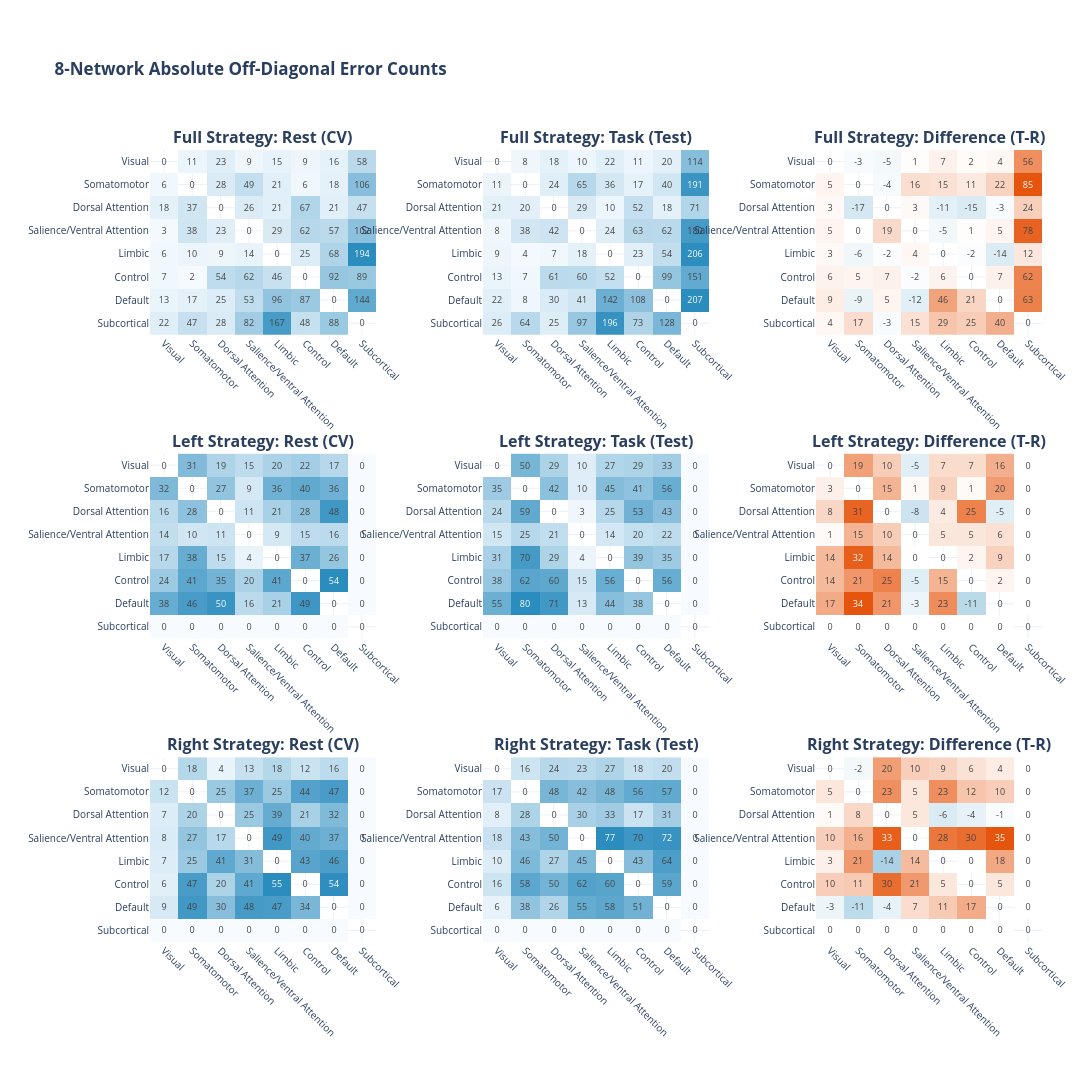

The notebook cell this image was saved under:
### Code cell
# Networks 
# 1. Networks and Setup
networks = [
    'Visual', 'Somatomotor', 'Dorsal Attention', 'Salience/Ventral Attention',
    'Limbic', 'Control', 'Default', 'Subcortical'
]
rows = ['Full', 'Left', 'Right']
cols = ['Rest (CV)', 'Task (Test)', 'Difference (T-R)']

def aggregate_to_network_sum(region_matrix, region_info):
    net_labels = region_info['major_network'].values
    df = pd.DataFrame(region_matrix, index=net_labels, columns=net_labels)
    
    # Use .sum() to preserve absolute counts
    row_grouped = df.groupby(level=0).sum()
    full_grouped = row_grouped.transpose().groupby(level=0).sum().transpose()
    
    net_matrix = full_grouped.reindex(index=networks, columns=networks).fillna(0)
    return net_matrix.values

# 3. Process matrices for Absolute Counts
full_rest_net = aggregate_to_network_sum(confusion_matrix_cv_full, region_info_full)
full_task_net = aggregate_to_network_sum(confusion_matrix_task_full, region_info_full)
lh_rest_net = aggregate_to_network_sum(confusion_matrix_cv_lh, region_info_lh)
lh_task_net = aggregate_to_network_sum(confusion_matrix_task_lh, region_info_lh)
rh_rest_net = aggregate_to_network_sum(confusion_matrix_cv_rh, region_info_rh)
rh_task_net = aggregate_to_network_sum(confusion_matrix_task_rh, region_info_rh)

# 4. Organize for Plotting
matrix_data = [
    [full_rest_net, full_task_net, (full_task_net - full_rest_net)],
    [lh_rest_net,   lh_task_net,   (lh_task_net - lh_rest_net)],
    [rh_rest_net,   rh_task_net,   (rh_task_net - rh_rest_net)]
]
# 1. Colors from the Bar Chart theme
color_blue = '#2b8cbe'
color_orange = '#e6550d'

# 2. Define Custom Colorscales
colorscale_seq = [[0, '#f7fbff'], [1, color_blue]] 
colorscale_div = [[0, color_blue], [0.5, '#ffffff'], [1, color_orange]]

# 3. Create Heatmap Grid
# Increased vertical/horizontal spacing to prevent label overlap
fig = make_subplots(
    rows=3, cols=3,
    subplot_titles=[f"<b>{r} Strategy: {c}</b>" for r in rows for c in cols],
    horizontal_spacing=0.12, 
    vertical_spacing=0.15
)

for i in range(3):
    for j in range(3):
        data = matrix_data[i][j].copy()
        mask = np.eye(len(networks), dtype=bool)
        data_masked = np.where(mask, None, data)
        
        if j < 2:
            colorscale = colorscale_seq
            zmin, zmax = 0, np.nanmax(data_masked[data_masked != None])
        else:
            colorscale = colorscale_div
            limit = np.nanmax(np.abs(data_masked[data_masked != None].astype(float)))
            zmin, zmax = -limit, limit

        fig.add_trace(
            go.Heatmap(
                z=data_masked,
                x=networks, 
                y=networks,
                colorscale=colorscale,
                zmin=zmin, 
                zmax=zmax,
                text=data_masked,
                texttemplate="%{text:.0f}",
                textfont={"size": 9},
                showscale=False,
                hovertemplate="True: %{y}<br>Predicted: %{x}<br>Value: %{z}<extra></extra>"
            ),
            row=i+1, col=j+1
        )

# 4. Final Layout Adjustments
fig.update_layout(
    title_text="<b>8-Network Absolute Off-Diagonal Error Counts </b>",
    template="plotly_white",
    height=1300, # Increased height to allow more room for x-labels
    width=1500,
    # Added explicit margins to prevent labels from cutting off at the edges
    margin=dict(l=150, r=50, t=150, b=150)
)

# 5. Prevent Overlap via tickangle and standoff
fig.update_xaxes(
    tickangle=45, 
    tickfont=dict(size=10),
    automargin=True # Automatically adjusts subplot size to fit labels
)

fig.update_yaxes(
    autorange="reversed", 
    tickfont=dict(size=10),
    automargin=True # Ensures network names don't overlap the y-axis
)

fig.show()

### Figure 1 — Plotly figure (JSON) as saved in the notebook; plotly's stock layout.template omitted (floating-point values rounded to 4 significant figures)
{"data": [{"colorscale": [[0, "#f7fbff"], [1, "#2b8cbe"]], "hovertemplate": "True: %{y}<br>Predicted: %{x}<br>Value: %{z}<extra></extra>", "showscale": false, "text": [[null, 11, 23, 9, 15, 9, 16, 58], [6, null, 28, 49, 21, 6, 18, 106], [18, 37, null, 26, 21, 67, 21, 47], [3, 38, 23, null, 29, 62, 57, 102], [6, 10, 9, 14, null, 25, 68, 194], [7, 2, 54, 62, 46, null, 92, 89], [13, 17, 25, 53, 96, 87, null, 144], [22, 47, 28, 82, 167, 48, 88, null]], "textfont": {"size": 9}, "texttemplate": "%{text:.0f}", "type": "heatmap", "x": ["Visual", "Somatomotor", "Dorsal Attention", "Salience/Ventral Attention", "Limbic", "Control", "Default", "Subcortical"], "xaxis": "x", "y": ["Visual", "Somatomotor", "Dorsal Attention", "Salience/Ventral Attention", "Limbic", "Control", "Default", "Subcortical"], "yaxis": "y", "z": [[null, 11, 23, 9, 15, 9, 16, 58], [6, null, 28, 49, 21, 6, 18, 106], [18, 37, null, 26, 21, 67, 21, 47], [3, 38, 23, null, 29, 62, 57, 102], [6, 10, 9, 14, null, 25, 68, 194], [7, 2, 54, 62, 46, null, 92, 89], [13, 17, 25, 53, 96, 87, null, 144], [22, 47, 28, 82, 167, 48, 88, null]], "zmax": 194, "zmin": 0}, {"colorscale": [[0, "#f7fbff"], [1, "#2b8cbe"]], "hovertemplate": "True: %{y}<br>Predicted: %{x}<br>Value: %{z}<extra></extra>", "showscale": false, "text": [[null, 8, 18, 10, 22, 11, 20, 114], [11, null, 24, 65, 36, 17, 40, 191], [21, 20, null, 29, 10, 52, 18, 71], [8, 38, 42, null, 24, 63, 62, 180], [9, 4, 7, 18, null, 23, 54, 206], [13, 7, 61, 60, 52, null, 99, 151], [22, 8, 30, 41, 142, 108, null, 207], [26, 64, 25, 97, 196, 73, 128, null]], "textfont": {"size": 9}, "texttemplate": "%{text:.0f}", "type": "heatmap", "x": ["Visual", "Somatomotor", "Dorsal Attention", "Salience/Ventral Attention", "Limbic", "Control", "Default", "Subcortical"], "xaxis": "x2", "y": ["Visual", "Somatomotor", "Dorsal Attention", "Salience/Ventral Attention", "Limbic", "Control", "Default", "Subcortical"], "yaxis": "y2", "z": [[null, 8, 18, 10, 22, 11, 20, 114], [11, null, 24, 65, 36, 17, 40, 191], [21, 20, null, 29, 10, 52, 18, 71], [8, 38, 42, null, 24, 63, 62, 180], [9, 4, 7, 18, null, 23, 54, 206], [13, 7, 61, 60, 52, null, 99, 151], [22, 8, 30, 41, 142, 108, null, 207], [26, 64, 25, 97, 196, 73, 128, null]], "zmax": 207, "zmin": 0}, {"colorscale": [[0, "#2b8cbe"], [0.5, "#ffffff"], [1, "#e6550d"]], "hovertemplate": "True: %{y}<br>Predicted: %{x}<br>Value: %{z}<extra></extra>", "showscale": false, "text": [[null, -3, -5, 1, 7, 2, 4, 56], [5, null, -4, 16, 15, 11, 22, 85], [3, -17, null, 3, -11, -15, -3, 24], [5, 0, 19, null, -5, 1, 5, 78], [3, -6, -2, 4, null, -2, -14, 12], [6, 5, 7, -2, 6, null, 7, 62], [9, -9, 5, -12, 46, 21, null, 63], [4, 17, -3, 15, 29, 25, 40, null]], "textfont": {"size": 9}, "texttemplate": "%{text:.0f}", "type": "heatmap", "x": ["Visual", "Somatomotor", "Dorsal Attention", "Salience/Ventral Attention", "Limbic", "Control", "Default", "Subcortical"], "xaxis": "x3", "y": ["Visual", "Somatomotor", "Dorsal Attention", "Salience/Ventral Attention", "Limbic", "Control", "Default", "Subcortical"], "yaxis": "y3", "z": [[null, -3, -5, 1, 7, 2, 4, 56], [5, null, -4, 16, 15, 11, 22, 85], [3, -17, null, 3, -11, -15, -3, 24], [5, 0, 19, null, -5, 1, 5, 78], [3, -6, -2, 4, null, -2, -14, 12], [6, 5, 7, -2, 6, null, 7, 62], [9, -9, 5, -12, 46, 21, null, 63], [4, 17, -3, 15, 29, 25, 40, null]], "zmax": 85, "zmin": -85}, {"colorscale": [[0, "#f7fbff"], [1, "#2b8cbe"]], "hovertemplate": "True: %{y}<br>Predicted: %{x}<br>Value: %{z}<extra></extra>", "showscale": false, "text": [[null, 31, 19, 15, 20, 22, 17, 0], [32, null, 27, 9, 36, 40, 36, 0], [16, 28, null, 11, 21, 28, 48, 0], [14, 10, 11, null, 9, 15, 16, 0], [17, 38, 15, 4, null, 37, 26, 0], [24, 41, 35, 20, 41, null, 54, 0], [38, 46, 50, 16, 21, 49, null, 0], [0, 0, 0, 0, 0, 0, 0, null]], "textfont": {"size": 9}, "texttemplate": "%{text:.0f}", "type": "heatmap", "x": ["Visual", "Somatomotor", "Dorsal Attention", "Salience/Ventral Attention", "Limbic", "Control", "Default", "Subcortical"], "xaxis": "x4", "y": ["Visual", "Somatomotor", "Dorsal Attention", "Salience/Ventral Attention", "Limbic", "Control", "Default", "Subcortical"], "yaxis": "y4", "z": [[null, 31, 19, 15, 20, 22, 17, 0], [32, null, 27, 9, 36, 40, 36, 0], [16, 28, null, 11, 21, 28, 48, 0], [14, 10, 11, null, 9, 15, 16, 0], [17, 38, 15, 4, null, 37, 26, 0], [24, 41, 35, 20, 41, null, 54, 0], [38, 46, 50, 16, 21, 49, null, 0], [0, 0, 0, 0, 0, 0, 0, null]], "zmax": 54, "zmin": 0}, {"colorscale": [[0, "#f7fbff"], [1, "#2b8cbe"]], "hovertemplate": "True: %{y}<br>Predicted: %{x}<br>Value: %{z}<extra></extra>", "showscale": false, "text": [[null, 50, 29, 10, 27, 29, 33, 0], [35, null, 42, 10, 45, 41, 56, 0], [24, 59, null, 3, 25, 53, 43, 0], [15, 25, 21, null, 14, 20, 22, 0], [31, 70, 29, 4, null, 39, 35, 0], [38, 62, 60, 15, 56, null, 56, 0], [55, 80, 71, 13, 44, 38, null, 0], [0, 0, 0, 0, 0, 0, 0, null]], "textfont": {"size": 9}, "texttemplate": "%{text:.0f}", "type": "heatmap", "x": ["Visual", "Somatomotor", "Dorsal Attention", "Salience/Ventral Attention", "Limbic", "Control", "Default", "Subcortical"], "xaxis": "x5", "y": ["Visual", "Somatomotor", "Dorsal Attention", "Salience/Ventral Attention", "Limbic", "Control", "Default", "Subcortical"], "yaxis": "y5", "z": [[null, 50, 29, 10, 27, 29, 33, 0], [35, null, 42, 10, 45, 41, 56, 0], [24, 59, null, 3, 25, 53, 43, 0], [15, 25, 21, null, 14, 20, 22, 0], [31, 70, 29, 4, null, 39, 35, 0], [38, 62, 60, 15, 56, null, 56, 0], [55, 80, 71, 13, 44, 38, null, 0], [0, 0, 0, 0, 0, 0, 0, null]], "zmax": 80, "zmin": 0}, {"colorscale": [[0, "#2b8cbe"], [0.5, "#ffffff"], [1, "#e6550d"]], "hovertemplate": "True: %{y}<br>Predicted: %{x}<br>Value: %{z}<extra></extra>", "showscale": false, "text": [[null, 19, 10, -5, 7, 7, 16, 0], [3, null, 15, 1, 9, 1, 20, 0], [8, 31, null, -8, 4, 25, -5, 0], [1, 15, 10, null, 5, 5, 6, 0], [14, 32, 14, 0, null, 2, 9, 0], [14, 21, 25, -5, 15, null, 2, 0], [17, 34, 21, -3, 23, -11, null, 0], [0, 0, 0, 0, 0, 0, 0, null]], "textfont": {"size": 9}, "texttemplate": "%{text:.0f}", "type": "heatmap", "x": ["Visual", "Somatomotor", "Dorsal Attention", "Salience/Ventral Attention", "Limbic", "Control", "Default", "Subcortical"], "xaxis": "x6", "y": ["Visual", "Somatomotor", "Dorsal Attention", "Salience/Ventral Attention", "Limbic", "Control", "Default", "Subcortical"], "yaxis": "y6", "z": [[null, 19, 10, -5, 7, 7, 16, 0], [3, null, 15, 1, 9, 1, 20, 0], [8, 31, null, -8, 4, 25, -5, 0], [1, 15, 10, null, 5, 5, 6, 0], [14, 32, 14, 0, null, 2, 9, 0], [14, 21, 25, -5, 15, null, 2, 0], [17, 34, 21, -3, 23, -11, null, 0], [0, 0, 0, 0, 0, 0, 0, null]], "zmax": 34, "zmin": -34}, {"colorscale": [[0, "#f7fbff"], [1, "#2b8cbe"]], "hovertemplate": "True: %{y}<br>Predicted: %{x}<br>Value: %{z}<extra></extra>", "showscale": false, "text": [[null, 18, 4, 13, 18, 12, 16, 0], [12, null, 25, 37, 25, 44, 47, 0], [7, 20, null, 25, 39, 21, 32, 0], [8, 27, 17, null, 49, 40, 37, 0], [7, 25, 41, 31, null, 43, 46, 0], [6, 47, 20, 41, 55, null, 54, 0], [9, 49, 30, 48, 47, 34, null, 0], [0, 0, 0, 0, 0, 0, 0, null]], "textfont": {"size": 9}, "texttemplate": "%{text:.0f}", "type": "heatmap", "x": ["Visual", "Somatomotor", "Dorsal Attention", "Salience/Ventral Attention", "Limbic", "Control", "Default", "Subcortical"], "xaxis": "x7", "y": ["Visual", "Somatomotor", "Dorsal Attention", "Salience/Ventral Attention", "Limbic", "Control", "Default", "Subcortical"], "yaxis": "y7", "z": [[null, 18, 4, 13, 18, 12, 16, 0], [12, null, 25, 37, 25, 44, 47, 0], [7, 20, null, 25, 39, 21, 32, 0], [8, 27, 17, null, 49, 40, 37, 0], [7, 25, 41, 31, null, 43, 46, 0], [6, 47, 20, 41, 55, null, 54, 0], [9, 49, 30, 48, 47, 34, null, 0], [0, 0, 0, 0, 0, 0, 0, null]], "zmax": 55, "zmin": 0}, {"colorscale": [[0, "#f7fbff"], [1, "#2b8cbe"]], "hovertemplate": "True: %{y}<br>Predicted: %{x}<br>Value: %{z}<extra></extra>", "showscale": false, "text": [[null, 16, 24, 23, 27, 18, 20, 0], [17, null, 48, 42, 48, 56, 57, 0], [8, 28, null, 30, 33, 17, 31, 0], [18, 43, 50, null, 77, 70, 72, 0], [10, 46, 27, 45, null, 43, 64, 0], [16, 58, 50, 62, 60, null, 59, 0], [6, 38, 26, 55, 58, 51, null, 0], [0, 0, 0, 0, 0, 0, 0, null]], "textfont": {"size": 9}, "texttemplate": "%{text:.0f}", "type": "heatmap", "x": ["Visual", "Somatomotor", "Dorsal Attention", "Salience/Ventral Attention", "Limbic", "Control", "Default", "Subcortical"], "xaxis": "x8", "y": ["Visual", "Somatomotor", "Dorsal Attention", "Salience/Ventral Attention", "Limbic", "Control", "Default", "Subcortical"], "yaxis": "y8", "z": [[null, 16, 24, 23, 27, 18, 20, 0], [17, null, 48, 42, 48, 56, 57, 0], [8, 28, null, 30, 33, 17, 31, 0], [18, 43, 50, null, 77, 70, 72, 0], [10, 46, 27, 45, null, 43, 64, 0], [16, 58, 50, 62, 60, null, 59, 0], [6, 38, 26, 55, 58, 51, null, 0], [0, 0, 0, 0, 0, 0, 0, null]], "zmax": 77, "zmin": 0}, {"colorscale": [[0, "#2b8cbe"], [0.5, "#ffffff"], [1, "#e6550d"]], "hovertemplate": "True: %{y}<br>Predicted: %{x}<br>Value: %{z}<extra></extra>", "showscale": false, "text": [[null, -2, 20, 10, 9, 6, 4, 0], [5, null, 23, 5, 23, 12, 10, 0], [1, 8, null, 5, -6, -4, -1, 0], [10, 16, 33, null, 28, 30, 35, 0], [3, 21, -14, 14, null, 0, 18, 0], [10, 11, 30, 21, 5, null, 5, 0], [-3, -11, -4, 7, 11, 17, null, 0], [0, 0, 0, 0, 0, 0, 0, null]], "textfont": {"size": 9}, "texttemplate": "%{text:.0f}", "type": "heatmap", "x": ["Visual", "Somatomotor", "Dorsal Attention", "Salience/Ventral Attention", "Limbic", "Control", "Default", "Subcortical"], "xaxis": "x9", "y": ["Visual", "Somatomotor", "Dorsal Attention", "Salience/Ventral Attention", "Limbic", "Control", "Default", "Subcortical"], "yaxis": "y9", "z": [[null, -2, 20, 10, 9, 6, 4, 0], [5, null, 23, 5, 23, 12, 10, 0], [1, 8, null, 5, -6, -4, -1, 0], [10, 16, 33, null, 28, 30, 35, 0], [3, 21, -14, 14, null, 0, 18, 0], [10, 11, 30, 21, 5, null, 5, 0], [-3, -11, -4, 7, 11, 17, null, 0], [0, 0, 0, 0, 0, 0, 0, null]], "zmax": 35, "zmin": -35}], "layout": {"annotations": [{"font": {"size": 16}, "showarrow": false, "text": "<b>Full Strategy: Rest (CV)</b>", "x": 0.1267, "xanchor": "center", "xref": "paper", "y": 1.0, "yanchor": "bottom", "yref": "paper"}, {"font": {"size": 16}, "showarrow": false, "text": "<b>Full Strategy: Task (Test)</b>", "x": 0.5, "xanchor": "center", "xref": "paper", "y": 1.0, "yanchor": "bottom", "yref": "paper"}, {"font": {"size": 16}, "showarrow": false, "text": "<b>Full Strategy: Difference (T-R)</b>", "x": 0.8733, "xanchor": "center", "xref": "paper", "y": 1.0, "yanchor": "bottom", "yref": "paper"}, {"font": {"size": 16}, "showarrow": false, "text": "<b>Left Strategy: Rest (CV)</b>", "x": 0.1267, "xanchor": "center", "xref": "paper", "y": 0.6167, "yanchor": "bottom", "yref": "paper"}, {"font": {"size": 16}, "showarrow": false, "text": "<b>Left Strategy: Task (Test)</b>", "x": 0.5, "xanchor": "center", "xref": "paper", "y": 0.6167, "yanchor": "bottom", "yref": "paper"}, {"font": {"size": 16}, "showarrow": false, "text": "<b>Left Strategy: Difference (T-R)</b>", "x": 0.8733, "xanchor": "center", "xref": "paper", "y": 0.6167, "yanchor": "bottom", "yref": "paper"}, {"font": {"size": 16}, "showarrow": false, "text": "<b>Right Strategy: Rest (CV)</b>", "x": 0.1267, "xanchor": "center", "xref": "paper", "y": 0.2333, "yanchor": "bottom", "yref": "paper"}, {"font": {"size": 16}, "showarrow": false, "text": "<b>Right Strategy: Task (Test)</b>", "x": 0.5, "xanchor": "center", "xref": "paper", "y": 0.2333, "yanchor": "bottom", "yref": "paper"}, {"font": {"size": 16}, "showarrow": false, "text": "<b>Right Strategy: Difference (T-R)</b>", "x": 0.8733, "xanchor": "center", "xref": "paper", "y": 0.2333, "yanchor": "bottom", "yref": "paper"}], "height": 1300, "margin": {"b": 150, "l": 150, "r": 50, "t": 150}, "title": {"text": "<b>8-Network Absolute Off-Diagonal Error Counts </b>"}, "width": 1500, "xaxis": {"anchor": "y", "automargin": true, "domain": [0, 0.2533], "tickangle": 45, "tickfont": {"size": 10}}, "xaxis2": {"anchor": "y2", "automargin": true, "domain": [0.3733, 0.6267], "tickangle": 45, "tickfont": {"size": 10}}, "xaxis3": {"anchor": "y3", "automargin": true, "domain": [0.7467, 1], "tickangle": 45, "tickfont": {"size": 10}}, "xaxis4": {"anchor": "y4", "automargin": true, "domain": [0, 0.2533], "tickangle": 45, "tickfont": {"size": 10}}, "xaxis5": {"anchor": "y5", "automargin": true, "domain": [0.3733, 0.6267], "tickangle": 45, "tickfont": {"size": 10}}, "xaxis6": {"anchor": "y6", "automargin": true, "domain": [0.7467, 1], "tickangle": 45, "tickfont": {"size": 10}}, "xaxis7": {"anchor": "y7", "automargin": true, "domain": [0, 0.2533], "tickangle": 45, "tickfont": {"size": 10}}, "xaxis8": {"anchor": "y8", "automargin": true, "domain": [0.3733, 0.6267], "tickangle": 45, "tickfont": {"size": 10}}, "xaxis9": {"anchor": "y9", "automargin": true, "domain": [0.7467, 1], "tickangle": 45, "tickfont": {"size": 10}}, "yaxis": {"anchor": "x", "automargin": true, "autorange": "reversed", "domain": [0.7667, 1.0], "tickfont": {"size": 10}}, "yaxis2": {"anchor": "x2", "automargin": true, "autorange": "reversed", "domain": [0.7667, 1.0], "tickfont": {"size": 10}}, "yaxis3": {"anchor": "x3", "automargin": true, "autorange": "reversed", "domain": [0.7667, 1.0], "tickfont": {"size": 10}}, "yaxis4": {"anchor": "x4", "automargin": true, "autorange": "reversed", "domain": [0.3833, 0.6167], "tickfont": {"size": 10}}, "yaxis5": {"anchor": "x5", "automargin": true, "autorange": "reversed", "domain": [0.3833, 0.6167], "tickfont": {"size": 10}}, "yaxis6": {"anchor": "x6", "automargin": true, "autorange": "reversed", "domain": [0.3833, 0.6167], "tickfont": {"size": 10}}, "yaxis7": {"anchor": "x7", "automargin": true, "autorange": "reversed", "domain": [0, 0.2333], "tickfont": {"size": 10}}, "yaxis8": {"anchor": "x8", "automargin": true, "autorange": "reversed", "domain": [0, 0.2333], "tickfont": {"size": 10}}, "yaxis9": {"anchor": "x9", "automargin": true, "autorange": "reversed", "domain": [0, 0.2333], "tickfont": {"size": 10}}}}
